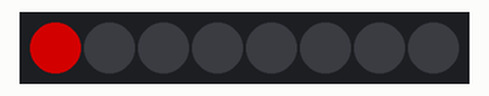
The sketch below on a simulated Arduino Uno, built with avr-gcc and run on an emulated ATmega328P. Shown: 8 RGB LEDs in strip order, left to right. Dim RGB values are drawn brighter than linear.

Above: at 0.1 s.
At 0.6 s:
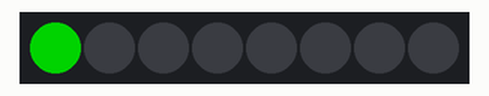
At 1.1 s:
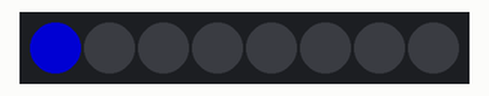
Timing chart, 0 to 130.0 s (numbered marks = the images above):
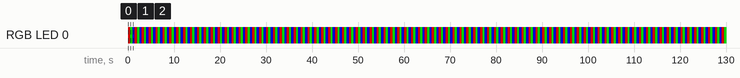

The sketch:

tema17.ino
```cpp
#include <Adafruit_NeoPixel.h>

Adafruit_NeoPixel pixels = Adafruit_NeoPixel(8, 25, NEO_GRB + NEO_KHZ800);

void setup() {
  Serial.begin(115200);
  pixels.begin();
}

void loop() {
  pixels.setPixelColor(0, pixels.Color(127, 0, 0)); // Rojo
  pixels.show();
  delay(500);
  pixels.setPixelColor(0, pixels.Color(0, 127, 0)); // Verde
  pixels.show();
  delay(500);
  pixels.setPixelColor(0, pixels.Color(0, 0, 127)); // Azul
  pixels.show();
  delay(500);
}
```

Measured:
- by itself, RGB LED 0: repeats every 1.5 s: RGB(0, 127, 0) 0.50 s, RGB(0, 0, 127) 0.50 s, RGB(127, 0, 0) 0.50 s
- by itself, everything shown: repeats every 1.5 s, in 3 steps
- what the display in image 1 shows lasts 0.5 s, from 0.5 s to 1.0 s
